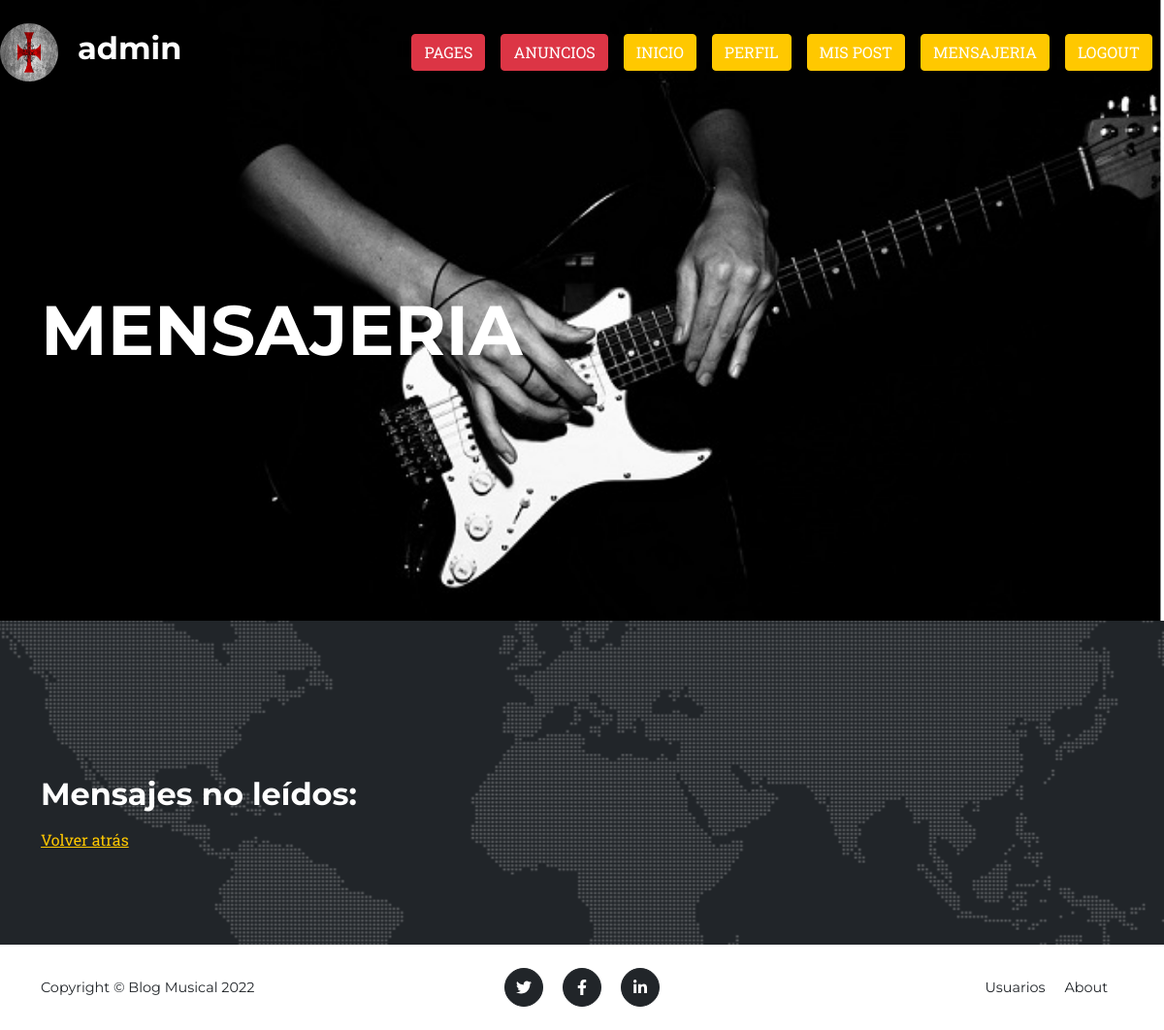
Before: /mensajeria/verNoLeidos (signed in) with the older database file.
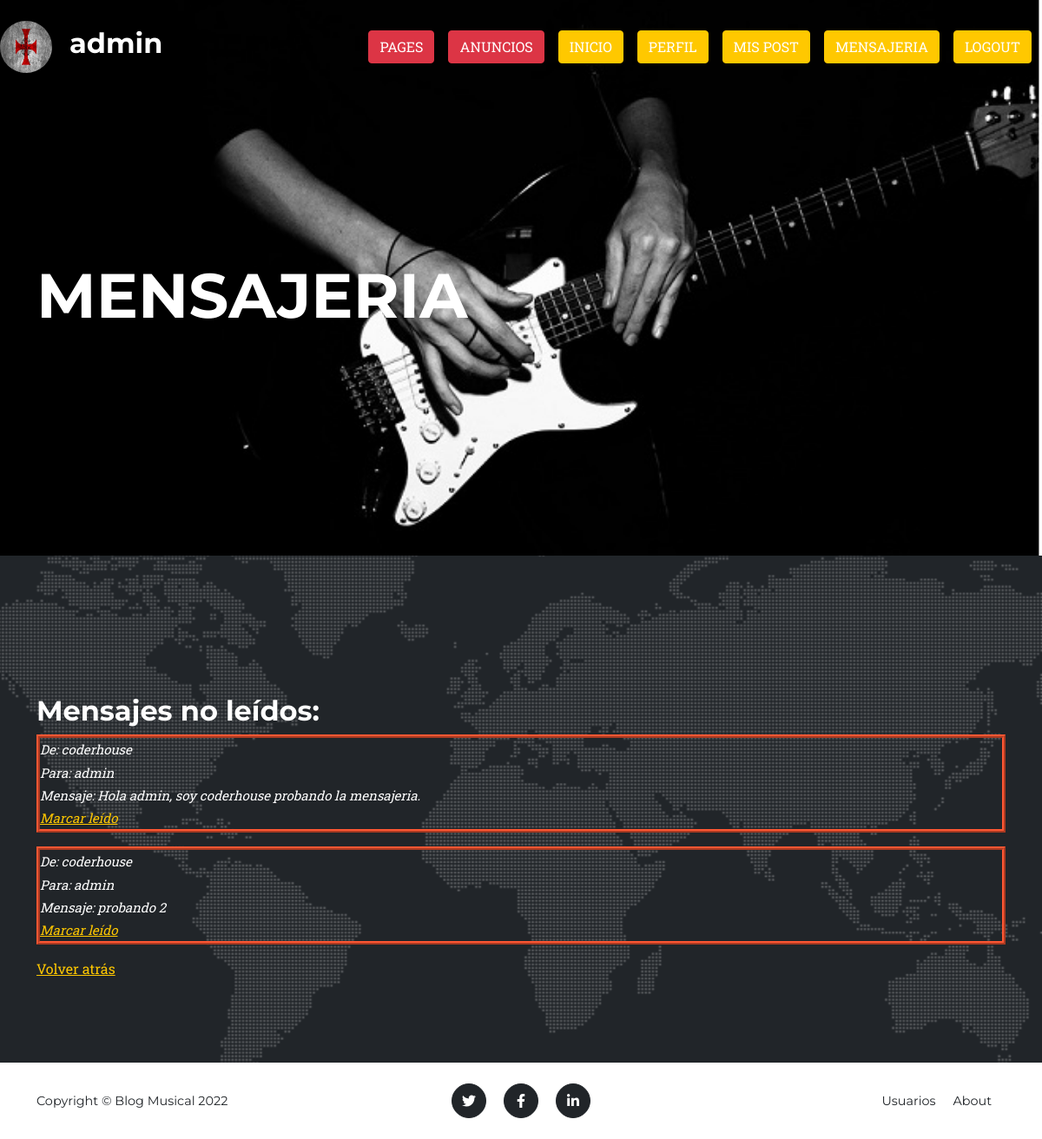
After: the same page with the newer database file.
### mensajeria/models.py (models this page shows)
class Mensaje(models.Model):
    remitente_id = models.IntegerField()
    remitente_usuario = models.TextField(max_length=50)
    destinatario_id = models.IntegerField()
    destinatario_usuario = models.TextField(max_length=50)
    mensaje = models.TextField(max_length= 500)
    fecha = models.DateTimeField()
    visto = models.CharField(max_length=2)

### mensajeria/views.py (the view)
# urls.py: path('mensajeria/verNoLeidos', verNoLeidos, name="verNoLeidos"),
@login_required
def verNoLeidos(request):
    avatar = Avatar.objects.filter(user=request.user)
    mensajes = Mensaje.objects.filter(destinatario_id=request.user.id, visto='N')
    return render(request, 'mensajeria/verNoLeidos.html',  {'mensajes': mensajes, 'url':avatar[0].avatar.url })

### mensajeria/templates/mensajeria/verNoLeidos.html (shortened to what this page needs)
{% extends "AppDesafio/padre.html" %}
{% load static %}
{% block avatar%}
{% if not request.user.is_authenticated %}
<div><img src="/media/avatar/anonymous-user-icon-2.jpg" width="60px" height="60px" style="border-radius:30px" alt=""></div>
<div style="color:white; margin-left: 20px">
    <h2>Anonimo</h2>
</div>
{% else %}
<div><img src="{{url}}" width="60px" height="60px" style="border-radius:30px" alt=""></div>
<div style="color:white; margin-left: 20px">
<h2>{{user}}</h2>
</div>
{% endif %}
{% endblock %}
{% block TituloInicio %}
<header class="masthead">
    <div class="container">
        <div class="masthead-heading text-uppercase" style="margin-right: 1000px">Mensajeria</div>
    </div>
</header>
{% endblock %}
{% block contenidoQueCambia %}
<div style="color:white">
<h2>Mensajes no leídos:</h2>
    <div style="font-style:italic; font-size:15px">
        {% for m in mensajes %}
        <p style="border: ridge #FF5733 4px;">
        De: {{m.remitente_usuario}}
        <br>
        Para:
        {{m.destinatario_usuario}}
        <br>
        Mensaje:
        {{m.mensaje}}
        <br>
        <a href="{% url 'marcarLeido' m.id %}">Marcar leído</a>
        </p>
        {% endfor %}
    </div>
</div>
<a href="javascript:history.go(-1);">Volver atrás</a>
{% endblock %}

Changed rows visible on the page:
now on this page (row edited): Mensaje: remitente_usuario "coderhouse", destinatario_usuario "admin", mensaje "Hola admin, soy coderhouse probando la mensajeria."
added Mensaje: remitente_usuario "coderhouse", destinatario_usuario "admin", mensaje "probando 2"
